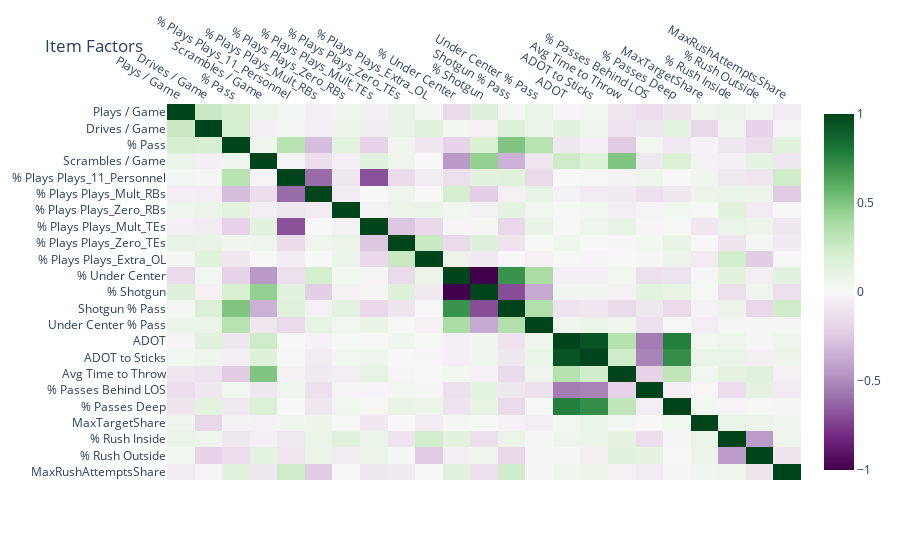

Here is the notebook cell this chart was saved with:
### Code cell
''' Correlation Matrix '''

corr_matrix = offense_tendencies[OFFENSE_FEATURES].corr()

fig = px.imshow(
    corr_matrix,
    color_continuous_scale=px.colors.diverging.PRGn,
    aspect="auto"
)
fig.update_xaxes(side="top")
fig.update_coloraxes(
    cmid=0,
)
fig.update_layout(title='Item Factors')
fig.show()

### Figure 1 — Plotly figure (JSON) as saved in the notebook; plotly's stock layout.template omitted (floating-point values rounded to 4 significant figures; data arrays with more than 128 entries replaced by an {"elided": "..."} marker saying what was removed)
{"data": [{"coloraxis": "coloraxis", "hovertemplate": "x: %{x}<br>y: %{y}<br>color: %{z}<extra></extra>", "name": "0", "type": "heatmap", "x": ["Plays / Game", "Drives / Game", "% Pass", "Scrambles / Game", "% Plays Plays_11_Personnel", "% Plays Plays_Mult_RBs", "% Plays Plays_Zero_RBs", "% Plays Plays_Mult_TEs", "% Plays Plays_Zero_TEs", "% Plays Plays_Extra_OL", "% Under Center", "% Shotgun", "Shotgun % Pass", "Under Center % Pass", "ADOT", "ADOT to Sticks", "Avg Time to Throw", "% Passes Behind LOS", "% Passes Deep", "MaxTargetShare", "% Rush Inside", "% Rush Outside", "MaxRushAttemptsShare"], "xaxis": "x", "y": ["Plays / Game", "Drives / Game", "% Pass", "Scrambles / Game", "% Plays Plays_11_Personnel", "% Plays Plays_Mult_RBs", "% Plays Plays_Zero_RBs", "% Plays Plays_Mult_TEs", "% Plays Plays_Zero_TEs", "% Plays Plays_Extra_OL", "% Under Center", "% Shotgun", "Shotgun % Pass", "Under Center % Pass", "ADOT", "ADOT to Sticks", "Avg Time to Throw", "% Passes Behind LOS", "% Passes Deep", "MaxTargetShare", "% Rush Inside", "% Rush Outside", "MaxRushAttemptsShare"], "yaxis": "y", "z": {"elided": "23x23 float values"}}], "layout": {"coloraxis": {"cmid": 0, "colorscale": [[0, "rgb(64,0,75)"], [0.1, "rgb(118,42,131)"], [0.2, "rgb(153,112,171)"], [0.3, "rgb(194,165,207)"], [0.4, "rgb(231,212,232)"], [0.5, "rgb(247,247,247)"], [0.6, "rgb(217,240,211)"], [0.7, "rgb(166,219,160)"], [0.8, "rgb(90,174,97)"], [0.9, "rgb(27,120,55)"], [1, "rgb(0,68,27)"]]}, "margin": {"t": 60}, "title": {"text": "Item Factors"}, "xaxis": {"anchor": "y", "domain": [0, 1], "side": "top"}, "yaxis": {"anchor": "x", "autorange": "reversed", "domain": [0, 1]}}}
